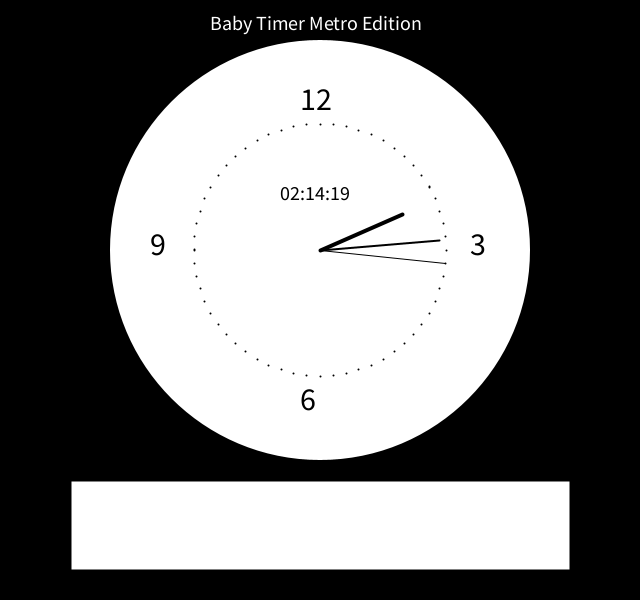
Frame 1 (no input)
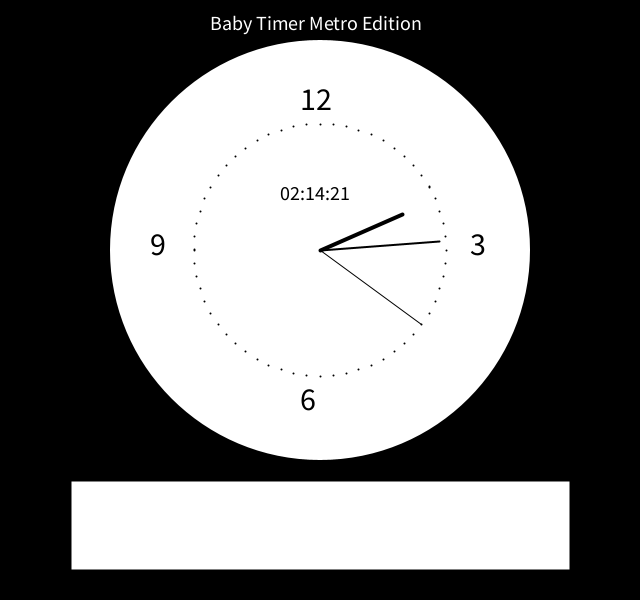
Frame 60 (the mouse pressed at the canvas centre just before this capture)
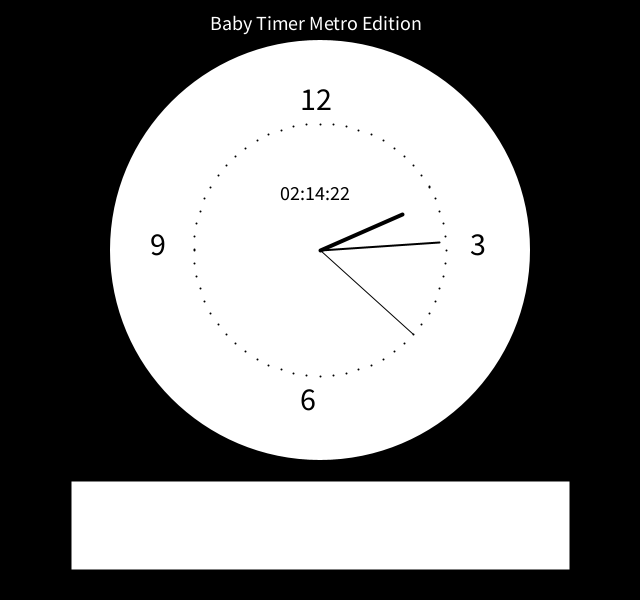
Frame 120 (the mouse held since frame 60 and released just before this capture)

The Processing sketch that drew these frames (run headless with seeded random() and noise(); from frame 60 on, the mouse is pressed at the canvas centre):

// Processing sketch: processing_80634
// ── processing_80634.pde

int cx, cy, cz;
float secondsRadius;
float minutesRadius;
float hoursRadius;
float clockDiameter;

void setup() {
  size(640, 600);
  stroke(255);
  
  int radius = min(width, height) / 2;
  secondsRadius = radius * 0.42;
  minutesRadius = radius * 0.40;
  hoursRadius = radius * 0.30;
  clockDiameter = radius * 1.4;
  
  cx = width / 2;
  cy = 250;
  cz = height/2;
}

void draw() {
  background(0);
  
  // Draw the clock background
  fill(255);
  noStroke();
  ellipse(cx, cy, clockDiameter, clockDiameter);
  
  // Angles for sin() and cos() start at 3 o'clock;
  // subtract HALF_PI to make them start at the top
  float s = map(second(), 0, 60, 0, TWO_PI) - HALF_PI;
  float m = map(minute() + norm(second(), 0, 60), 0, 60, 0, TWO_PI) - HALF_PI; 
  float h = map(hour() + norm(minute(), 0, 60), 0, 24, 0, TWO_PI * 2) - HALF_PI;
  
  // Draw the hands of the clock
  stroke(0);
  strokeWeight(1);
  line(cx, cy, cx + cos(s) * secondsRadius, cy + sin(s) * secondsRadius);
  strokeWeight(2);
  line(cx, cy, cx + cos(m) * minutesRadius, cy + sin(m) * minutesRadius);
  strokeWeight(4);
  line(cx, cy, cx + cos(h) * hoursRadius, cy + sin(h) * hoursRadius);
  
  fill(0);
  textSize(32);
  
  text("12", 300, 110);
  text("3", 470, 255);
  text("6", 300, 410);
  text("9", 150, 255);
  // Draw the minute ticks
  strokeWeight(2);
  beginShape(POINTS);
  for (int a = 0; a < 360; a+=6) {
    float angle = radians(a);
    float x = cx + cos(angle) * secondsRadius;
    float y = cy + sin(angle) * secondsRadius;
    vertex(x, y);
  }
  
  fill(255);
  textSize(20);
  text("Baby Timer Metro Edition",210,30);
  rect(70,480,500,90);
  fill(0);
  text(nf(hour(), 2) + ":" + nf(minute(), 2) + ":" + nf(second(), 2), 280, 200);

  endShape();
}
